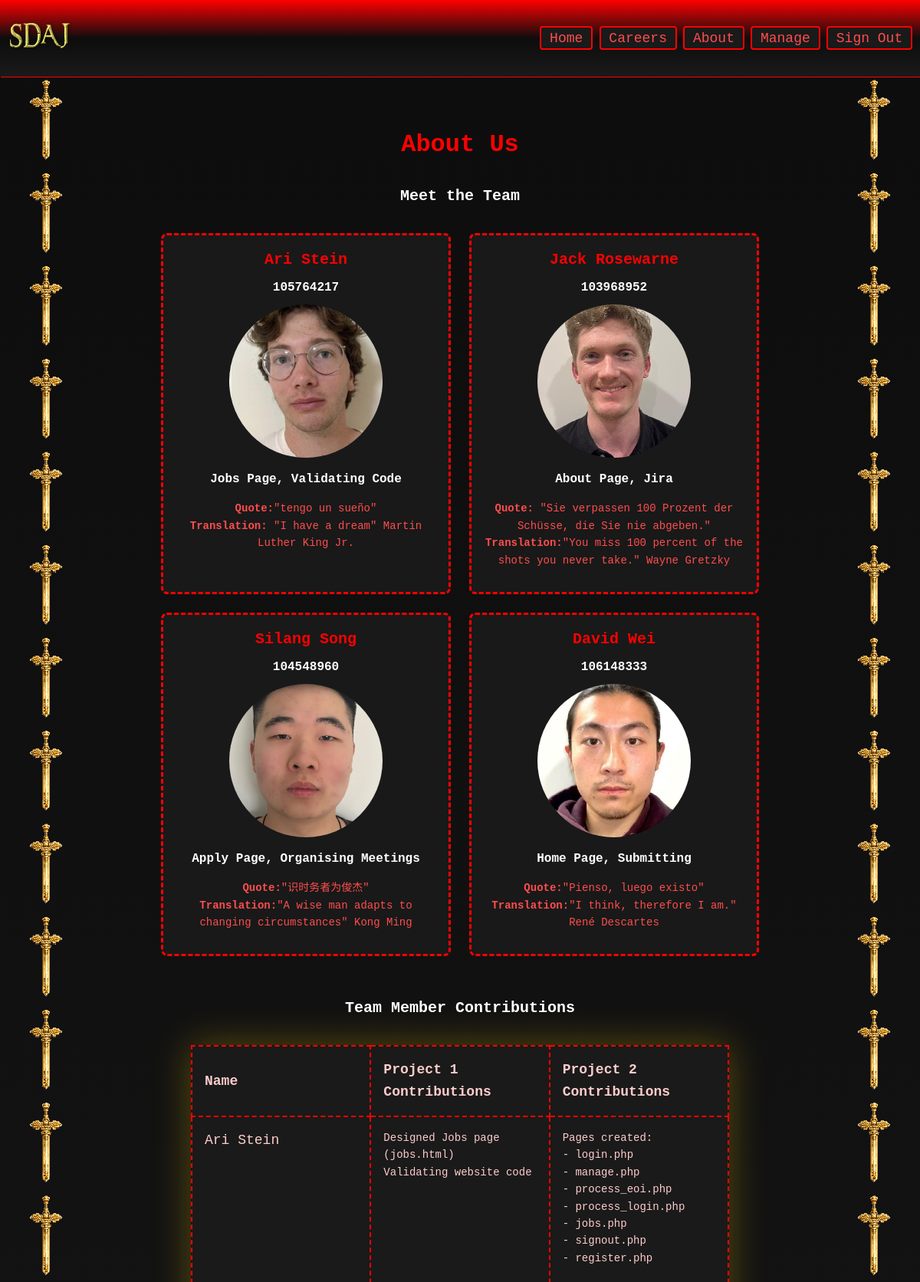
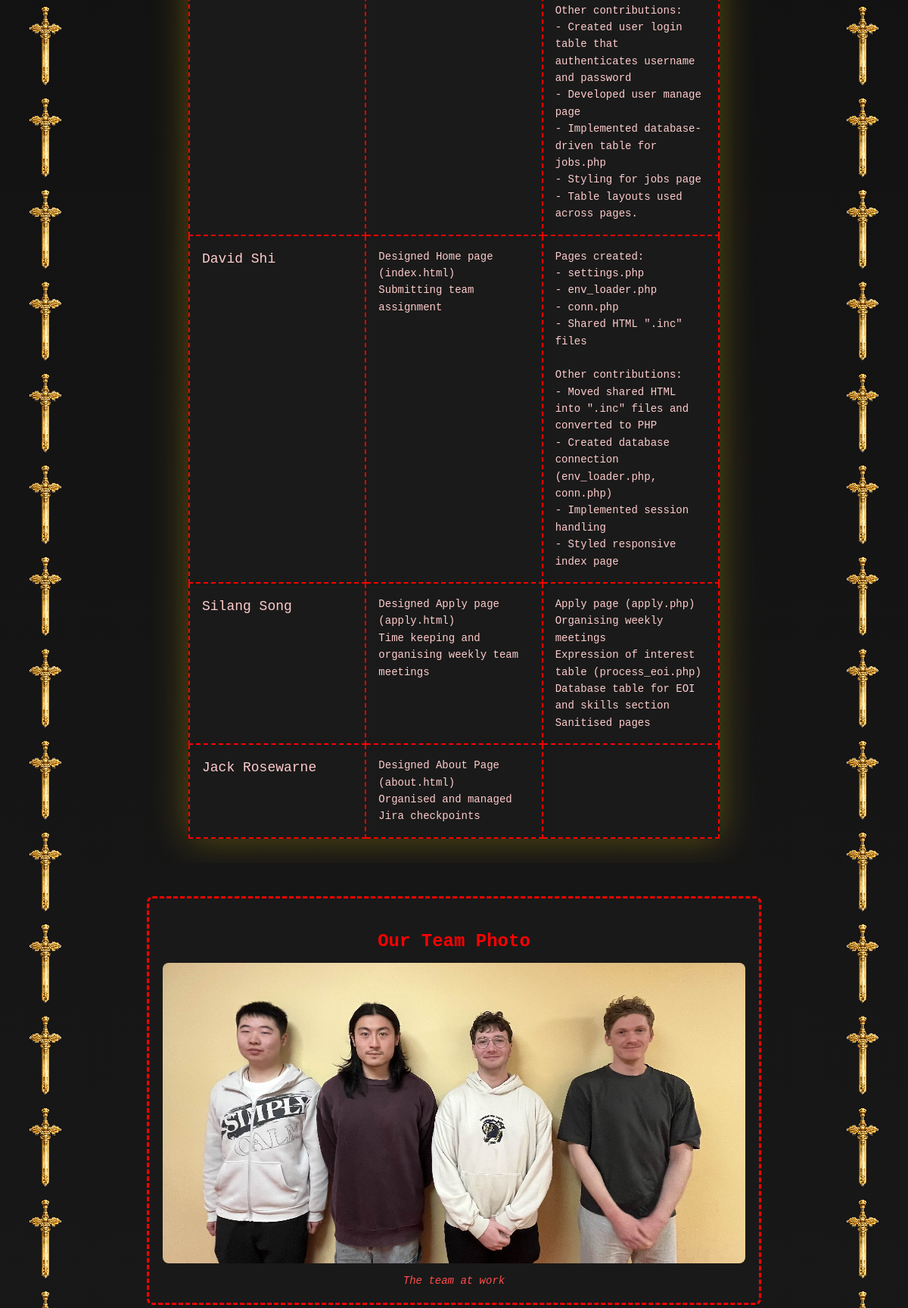
The app's page /about.php (signed in, upper part) with its own data (2 pictures, top to bottom).
### tables this page shows
CREATE TABLE `about` (
  `user_id` int(11) NOT NULL,
  `member_name` varchar(100) NOT NULL,
  `project_1_contributions` text NOT NULL,
  `project_2_contributions` text NOT NULL
);

### about.php (the view, shortened to what this page needs)
<?php
include_once 'conn.php';
?>
<!DOCTYPE html>
<html lang="en">
<head>
  <?php include 'inc_files/header.inc'; ?>
</head>
<body>
  <header>
    <?php include 'inc_files/navbar.inc'; ?>
  </header>
  <div class="swords" aria-hidden="true">
    <main class="page">
      <section id="headings">
        <h2>About Us</h2>
        <h3>Meet the Team</h3>
      </section>
      <section id="profiles">
        <ul class="profile_grid">
          <li id="Ari" class="profile">
            <h3 class="sub_head">Ari Stein</h3> <h4 class = "sub_head3">105764217</h4>
            <img src="images/Ari_profile.png" alt="Ari Stein">
            <h4 class = "sub_head3">Jobs Page, Validating Code</h4>
            <p><strong>Quote:</strong>"tengo un sueño" <br> <strong>Translation:</strong> "I have a dream" Martin Luther King Jr.</p>
          </li>
          <li id="Jack" class="profile">
            <h3 class="sub_head">Jack Rosewarne</h3> <h4 class = "sub_head3">103968952</h4>
            <img src="images/Jack_profile.jpeg" alt="Jack Rosewarne">
            <h4 class = "sub_head3"> About Page, Jira</h4>
            <p><strong>Quote:</strong> "Sie verpassen 100 Prozent der Schüsse, die Sie nie abgeben."  <br> <strong>Translation:</strong>"You miss 100 percent of the shots you never take." Wayne Gretzky </p>
          </li>
          <li id="Silang" class="profile">
            <h3 class="sub_head">Silang Song</h3> <h4 class = "sub_head3">104548960</h4>
            <img src="images/Silang_profile.JPG" alt="Silang Song">
            <h4 class = "sub_head3">Apply Page, Organising Meetings</h4>
            <p><strong>Quote:</strong>"识时务者为俊杰" <br> <strong>Translation:</strong>"A wise man adapts to changing circumstances" Kong Ming </p>
          </li>
          <li id="David" class="profile">
            <h3 class="sub_head">David Wei</h3> <h4 class = "sub_head3">106148333</h4>
            <img src="images/David_profile.jpg" alt="David Wei">
             <h4 class = "sub_head3">Home Page, Submitting</h4>
            <p><strong>Quote:</strong>"Pienso, luego existo"<br><strong>Translation:</strong>"I think, therefore I am." René Descartes </p>
          </li>
        </ul>
      </section>
      <section class="table_wrap">
  <h3>Team Member Contributions</h3>
  <?php
  $stmt = $conn->prepare('SELECT * FROM `about`');
  $stmt->execute();
  $result = $stmt->get_result();
      if (mysqli_num_rows($result) > 0) {
          echo "<table class='contributions' aria-label = 'Member contributions for project 1 and project 2'>";
          echo "<thead>";
          echo "<tr><th>Name</th><th>Project 1 Contributions</th><th>Project 2 Contributions</th></tr>";
          echo "</thead><tbody>";
          while ($row = mysqli_fetch_assoc($result)) {
              echo "<tr>";
              echo "<td class='member_names'>" . htmlspecialchars($row['member_name']) . "</td>";
              echo "<td class='project_1'>" . nl2br(htmlspecialchars($row['project_1_contributions'])) . "</td>";
              echo "<td class='project_2'>" . nl2br(htmlspecialchars($row['project_2_contributions'])) . "</td>";
              echo "</tr>";
          }
          echo "</tbody></table>";
        } else {
            echo "<p>Database query could not be prepared.</p>";
        }
        ?>
      </section>
      <br>
      <br>
      <section class="figure_card">
        <h2 class="sub_head2">Our Team Photo</h2>
        <figure>
          <img src="images/Group_photo_cropped.jpg" alt="The team at work">
          <figcaption>The team at work</figcaption>
        </figure>
      </section>
      <section class="table_wrap">
      </section>
    </main>
  </div>
</body>
</html>

### styles/layout.css (style rules this page uses)
body { background: linear-gradient(to bottom, #0d0d0d, #1a1a1a); color: #ff4d4d; font-family: 'Courier New', Courier, monospace; font-size: 14px; line-height: 1.6; margin: 0; padding: 0; }
table { width: 100%; border-collapse: collapse; background-color: #111; table-layout: fixed; }
th, td { padding: 1rem; border: 2px dashed #ff0000; color: #ffcccc; background-color: #1a1a1a; text-align: center; }
::placeholder { color: #ffcccc; }
#headings { text-align: center; padding-top: 20px; }
h2 { text-align: center; color: #ff0000; padding-top: 20px; font-size: 2rem; }
h3 { text-align: center; color: #fff; font-size: 1.25rem; }
.sub_head { font-size: 1.25rem; color: #ff0000; margin: 0 0 0.5rem 0; text-align: center; }
.sub_head2 { font-size: 1.5rem; color: #ff0000; margin: 0 0 0.5rem 0; text-align: center; }
.sub_head3 { font-size: 1rem; color: #ffffff; margin: 0 0 0.5rem 0; text-align: center; }
#profiles .profile_grid { display: grid; grid-template-columns: repeat(2, minmax(15rem, 1fr)); gap: 1.5rem; list-style: none; padding: 0; margin: 2rem auto; max-width: 68.75rem; padding-inline: 1rem; }
.profile { background: #191919; border: 0.0625rem solid #222; border-radius: 0.5rem; padding: 1rem; text-align: center; border: 0.1875rem dashed #ff0000; }
.profile img { display: block; width: 12.5rem; height: 12.5rem; margin: 0.5rem auto 1rem; border-radius: 50%; object-fit: cover; }
.figure_card { background: #191919; border: 0.1875rem dashed #ff0000; border-radius: 0.5rem; padding: 1.125rem; text-align: center; max-width: 68.75rem; margin: 2rem auto; }
.figure_card figure { margin: 0; }
.figure_card img { display: block; width: min(56.25rem, 100%); height: auto; margin: 0 auto; border-radius: 0.5rem; }
.figure_card figcaption { margin-top: 0.75rem; font-style: italic; }
.figure_card, .table_wrap, .page { max-width: 68.75rem; margin: 0 auto; box-sizing: border-box; }
.table_wrap { overflow-x: auto; padding-inline: 1rem; }
.swords { margin-top: 6rem; margin-bottom: 1rem; background-image: url("../images/sword.png"), url("../images/sword.png"); background-position: left 0 top, right 0 top; background-size: 12vw auto, 12vw auto; background-repeat: no-repeat round, no-repeat round; image-rendering: pixelated; }
.contributions { width: 90%; margin: 2rem auto; background-color: #111; color: #ff0000; box-shadow: 0 0 50px rgba(255, 215, 0, 0.3); border-radius: 4px; font-family: 'Courier New', Courier, monospace }
.contributions th { font-size: 1.5vw; text-align: left; }
.member_names, .project_1, .project_2 { text-align: left; vertical-align: top; }
.member_names { font-size: 1.5vw; }
@media (max-width: 1450px) { .swords { background-size: 10vw auto, 10vw auto; } }
@media (max-width: 1450px) { .page { padding-left: 12vw; padding-right: 12vw; } }

### about.php (style rules this page uses)
body { background-color: hotpink !important; }

### records on screen
about: member_name "Ari Stein", project_1_contributions "Designed Jobs page (jobs.html) Validating website code", project_2_contributions "Pages created: - login.php - manage.php - process_eoi.php - process_login.php - jobs.php - signout.php - register.php Other contributions: - Created user login table that authenticates username and password - Developed user manage page - Implemented database-driven table for jobs.php - Styling for jobs page - Table layouts used across pages."
about: member_name "David Shi", project_1_contributions "Designed Home page (index.html) Submitting team assignment", project_2_contributions "Pages created: - settings.php - env_loader.php - conn.php - Shared HTML \".inc\" files Other contributions: - Moved shared HTML into \".inc\" files and converted to PHP - Created database connection (env_loader.php, conn.php) - Implemented session handling - Styled responsive index page"
about: member_name "Silang Song", project_1_contributions "Designed Apply page (apply.html) Time keeping and organising weekly team meetings", project_2_contributions "Apply page (apply.php) Organising weekly meetings Expression of interest table (process_eoi.php) Database table for EOI and skills section Sanitised pages"
about: member_name "Jack Rosewarne", project_1_contributions "Designed About Page (about.html) Organised and managed Jira checkpoints"
